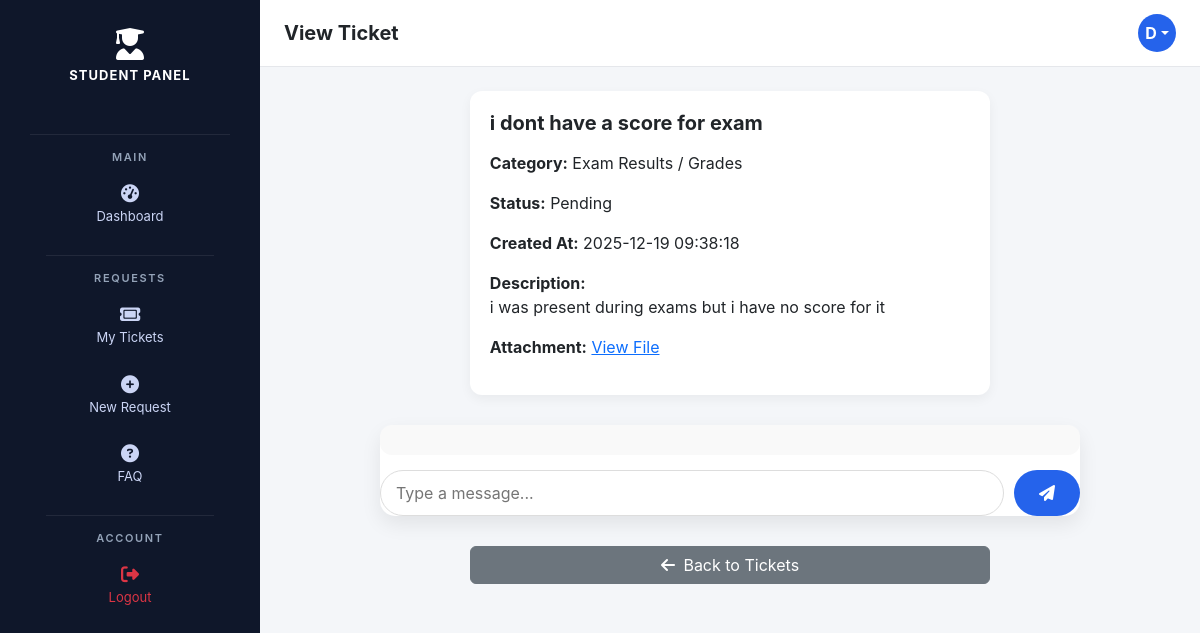
The app's page /student/view_ticket.php?id=4 (signed in) with its own data.
### tables this page shows
CREATE TABLE `tickets` (
  `id` int(11) NOT NULL,
  `student_id` int(11) DEFAULT NULL,
  `student_name` varchar(255) DEFAULT NULL,
  `subject` varchar(255) DEFAULT NULL,
  `category` varchar(255) DEFAULT NULL,
  `assigned_to` varchar(255) DEFAULT NULL,
  `status` enum('pending','in_progress','resolved') DEFAULT 'pending',
  `created_at` timestamp NOT NULL DEFAULT current_timestamp(),
  `category_id` int(11) DEFAULT NULL,
  `description` text DEFAULT NULL,
  `attachment` varchar(255) DEFAULT NULL
);

### student/view_ticket.php (the view, shortened to what this page needs)
<?php
require_once __DIR__ . '/../config/db.php';
$studentId = $_SESSION['user_id'];
$name      = $_SESSION['name'] ?? 'Student';
$initial   = strtoupper($name[0]);
$ticketId = $_GET['id'] ?? null;
$stmt = $conn->prepare("SELECT * FROM tickets WHERE id = ? AND student_id = ?");
$stmt->execute([$ticketId, $studentId]);
$ticket = $stmt->fetch(PDO::FETCH_ASSOC);
$ticket['description'] = $ticket['description'] ?? '';
$ticket['attachment'] = $ticket['attachment'] ?? '';
$ticket['category']    = $ticket['category'] ?? 'N/A';
$ticket['status']      = $ticket['status'] ?? 'pending';
$ticket['created_at']  = $ticket['created_at'] ?? '';
?>
<!DOCTYPE html>
<html lang="en">
<head>
<link href="https://cdn.jsdelivr.net/npm/bootstrap@5.3.0/dist/css/bootstrap.min.css" rel="stylesheet">
<link href="https://cdnjs.cloudflare.com/ajax/libs/font-awesome/6.5.0/css/all.min.css" rel="stylesheet">
</head>
<body>
<div class="d-flex">
<aside class="sidebar">
    <div class="sidebar-header">
        <i class="fa-solid fa-user-graduate"></i>
        <h5>STUDENT PANEL</h5>
    </div>
    <div class="sidebar-divider"></div>
    <div class="sidebar-nav px-3">
        <div class="sidebar-section">MAIN</div>
        <a href="dashboard.php"><i class="fa-solid fa-gauge-high"></i><span>Dashboard</span></a>
        <div class="sidebar-divider"></div>
        <div class="sidebar-section">REQUESTS</div>
        <a href="tickets.php"><i class="fa-solid fa-ticket"></i><span>My Tickets</span></a>
        <a href="new_ticket.php"><i class="fa-solid fa-plus-circle"></i><span>New Request</span></a>
        <a href="faq.php"><i class="fa-solid fa-circle-question"></i><span>FAQ</span></a>
        <div class="sidebar-divider"></div>
        <div class="sidebar-section">ACCOUNT</div>
        <a href="../auth/logout.php" class="text-danger"><i class="fa-solid fa-right-from-bracket"></i><span>Logout</span></a>
    </div>
</aside>
<main class="flex-grow-1">
<div class="topbar">
    <h5 class="fw-bold mb-0">View Ticket</h5>
    <div class="dropdown">
        <div class="avatar dropdown-toggle" data-bs-toggle="dropdown"><?= $initial ?></div>
    </div>
</div>
<div class="p-4">
<div class="card ticket-card col-lg-7 mx-auto">
    <h5 class="fw-bold mb-3"><?= htmlspecialchars($ticket['subject']) ?></h5>
    <p><strong>Category:</strong> <?= htmlspecialchars($ticket['category']) ?></p>
    <p><strong>Status:</strong> <?= ucfirst(htmlspecialchars($ticket['status'])) ?></p>
    <p><strong>Created At:</strong> <?= htmlspecialchars($ticket['created_at']) ?></p>
    <p><strong>Description:</strong><br><?= nl2br(htmlspecialchars($ticket['description'])) ?: '<em>No description provided</em>' ?></p>
    <?php if (!empty($ticket['attachment'])): ?>
        <p><strong>Attachment:</strong> <a href="../uploads/<?= htmlspecialchars($ticket['attachment']) ?>" target="_blank">View File</a></p>
    <?php endif; ?>
</div>
<div class="card chat-card">
    <div class="chat-body" id="chatMessages"></div>
    <div class="chat-input">
        <input type="text" id="chatInput" placeholder="Type a message..." required>
        <button id="sendBtn"><i class="fa-solid fa-paper-plane"></i></button>
    </div>
</div>
<a href="tickets.php" class="btn btn-secondary mt-3 col-lg-7 mx-auto d-block"><i class="fa-solid fa-arrow-left me-1"></i> Back to Tickets</a>
</div>
</main>
</div>
</body>
</html>

### student/view_ticket.php (style rules this page uses)
body { font-family:'Inter',sans-serif;background:#f4f6f9; }
.sidebar { width:260px;background:#0f172a;color:white;min-height:100vh; }
.sidebar-header { text-align:center;padding:28px 20px; }
.sidebar-header i { font-size:32px;margin-bottom:8px; }
.sidebar-header h5 { font-weight:700;font-size:13px;letter-spacing:.08em; }
.sidebar-divider { height:1px;background:rgba(255,255,255,.08);margin:14px 30px; }
.sidebar-section { text-align:center;font-size:11px;letter-spacing:.15em;color:#94a3b8;margin-bottom:6px;font-weight:600; }
.sidebar-nav a { display:flex;flex-direction:column;align-items:center;padding:14px 0;color:#cbd5f5;text-decoration:none;transition:.2s; }
.sidebar-nav a i { font-size:18px;margin-bottom:4px; }
.sidebar-nav a span { font-size:13px; }
.topbar { background:white;padding:14px 24px;border-bottom:1px solid #e5e7eb;display:flex;justify-content:space-between;align-items:center; }
.avatar { width:38px;height:38px;border-radius:50%;background:#2563eb;color:white;display:flex;align-items:center;justify-content:center;font-weight:700;cursor:pointer; }
.card { border:none;border-radius:12px;box-shadow:0 4px 12px rgba(0,0,0,0.05); }
.ticket-card { padding:20px; margin-bottom:30px; }
.chat-card { max-width:700px;margin:0 auto 30px auto; border-radius:15px; background:white; box-shadow:0 8px 20px rgba(0,0,0,0.08); }
.chat-body { max-height:400px;overflow-y:auto;padding:15px; background:#f9f9f9; border-radius:12px; margin-bottom:10px; }
.chat-input { display:flex;gap:10px;margin-top:5px; }
.chat-input input { flex:1;border-radius:25px;border:1px solid #ddd;padding:10px 15px; }
.chat-input button { border:none;background:#2563eb;color:white;padding:0 25px;border-radius:25px;cursor:pointer;transition:0.2s; }

### records on screen
tickets: subject "i dont have a score for exam", category "Exam Results / Grades", status "Pending", created_at "2025-12-19 09:38:18", description "i was present during exams but i have no score for it"

### other values on screen
$initial "D"
